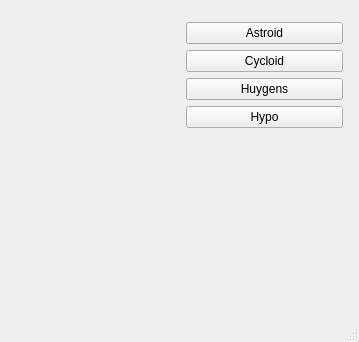
<?xml version="1.0" encoding="UTF-8"?>
<ui version="4.0">
 <class>MainWindow</class>
 <widget class="QMainWindow" name="MainWindow">
  <property name="geometry">
   <rect>
    <x>0</x>
    <y>0</y>
    <width>359</width>
    <height>342</height>
   </rect>
  </property>
  <property name="minimumSize">
   <size>
    <width>300</width>
    <height>300</height>
   </size>
  </property>
  <property name="maximumSize">
   <size>
    <width>500</width>
    <height>500</height>
   </size>
  </property>
  <property name="windowTitle">
   <string>MainWindow</string>
  </property>
  <widget class="QWidget" name="centralwidget">
   <widget class="QWidget" name="layoutWidget">
    <property name="geometry">
     <rect>
      <x>22</x>
      <y>22</y>
      <width>321</width>
      <height>291</height>
     </rect>
    </property>
    <layout class="QGridLayout" name="gridLayout">
     <item row="0" column="0">
      <widget class="RenderArea" name="renderArea" native="true"/>
     </item>
     <item row="0" column="1">
      <layout class="QGridLayout" name="gridLayout_2">
       <item row="1" column="0">
        <widget class="QPushButton" name="btnCycloid">
         <property name="text">
          <string>Cycloid</string>
         </property>
        </widget>
       </item>
       <item row="2" column="0">
        <widget class="QPushButton" name="btnHuygens">
         <property name="text">
          <string>Huygens</string>
         </property>
        </widget>
       </item>
       <item row="0" column="0">
        <widget class="QPushButton" name="btnAstroid">
         <property name="text">
          <string>Astroid</string>
         </property>
        </widget>
       </item>
       <item row="3" column="0">
        <widget class="QPushButton" name="btnHypo">
         <property name="text">
          <string>Hypo</string>
         </property>
        </widget>
       </item>
       <item row="4" column="0">
        <spacer name="verticalSpacer">
         <property name="orientation">
          <enum>Qt::Vertical</enum>
         </property>
         <property name="sizeHint" stdset="0">
          <size>
           <width>20</width>
           <height>40</height>
          </size>
         </property>
        </spacer>
       </item>
      </layout>
     </item>
    </layout>
   </widget>
  </widget>
  <widget class="QStatusBar" name="statusbar"/>
 </widget>
 <customwidgets>
  <customwidget>
   <class>RenderArea</class>
   <extends>QWidget</extends>
   <header>renderarea.h</header>
   <container>1</container>
  </customwidget>
 </customwidgets>
 <tabstops>
  <tabstop>btnAstroid</tabstop>
  <tabstop>btnCycloid</tabstop>
  <tabstop>btnHuygens</tabstop>
  <tabstop>btnHypo</tabstop>
 </tabstops>
 <resources/>
 <connections/>
</ui>
